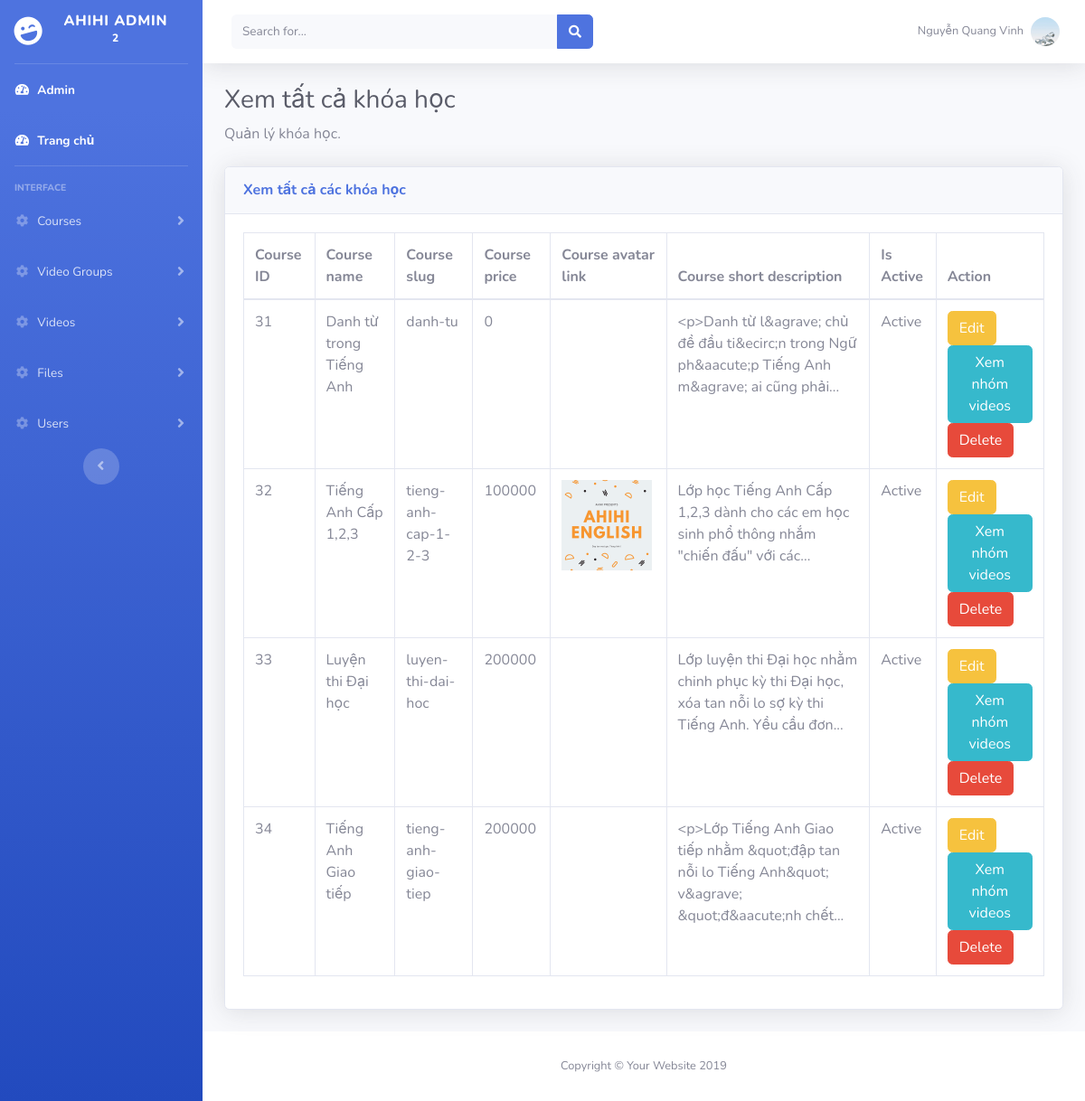
The page /horizontal/admin/pages/courses/courses_view.php (signed in) on the database its author committed.
### tables this page shows
CREATE TABLE `courses` (
  `id` int(2) UNSIGNED NOT NULL,
  `topic` varchar(20) NOT NULL,
  `type` varchar(20) NOT NULL,
  `name` varchar(80) NOT NULL,
  `slug` varchar(80) NOT NULL,
  `short_description` varchar(255) NOT NULL,
  `long_description` text NOT NULL,
  `thumbnail` varchar(255) NOT NULL,
  `old_price` double DEFAULT NULL,
  `price` double DEFAULT NULL,
  `remaining_slots` int(3) DEFAULT NULL,
  `inner_description` varchar(50) NOT NULL,
  `course_order` int(2) UNSIGNED NOT NULL DEFAULT 0,
  `user_id` int(2) UNSIGNED NOT NULL,
  `is_active` int(1) UNSIGNED NOT NULL DEFAULT 1
);

### horizontal/admin/includes/classes/Course.php (called while the page is built, shortened)
<?php
class Course {
    private $db;
    public function __construct($db)
    {
        $this->db = $db;
    }
    public function get_all_courses() {
        $sql = "SELECT * FROM courses";
        return $this->db->query($sql)->fetchAll();
    }
}
?>

### horizontal/includes/helpers.php (called while the page is built, shortened)
<?php
function substrwords($text, $maxchar, $end='...') {
    if (strlen($text) > $maxchar || $text == '') {
        $words = preg_split('/\s/', $text);
        $output = '';
        $i      = 0;
        while (1) {
            $length = strlen($output)+strlen($words[$i]);
            if ($length > $maxchar) {
                break;
            }
            else {
                $output .= " " . $words[$i];
                ++$i;
            }
        }
        $output .= $end;
    }
    else {
        $output = $text;
    }
    return $output;
}

### horizontal/admin/pages/courses/courses_view.php (the view, shortened to what this page needs)
<?php
include("../../../includes/connect_db.php");
include("../../../includes/helpers.php");
include("../../includes/classes/Course.php");
$course = new Course($db);
$all_courses = $course->get_all_courses();
?>
<?php include("../../partials/header.php"); ?>
<?php include("../../partials/sidebar.php"); ?>
    <?php include("../../partials/topbar.php") ?>
        <h1 class="h3 mb-2 text-gray-800">Xem tất cả khóa học</h1>
        <p class="mb-4">Quản lý khóa học</a>.</p>
        <div class="card shadow mb-4">
            <div class="card-header py-3">
                <h6 class="m-0 font-weight-bold text-primary">Xem tất cả các khóa học</h6>
            </div>
            <div class="card-body">
                <div class="table-responsive">
                    <table class="table table-bordered" id="dataTable" width="100%" cellspacing="0">
                        <thead>
                        <tr>
                            <th>Course ID</th>
                            <th>Course name</th>
                            <th>Course slug</th>
                            <th>Course price</th>
                            <th>Course avatar link</th>
                            <th>Course short description</th>
                            <th>Is Active</th>
                            <th>Action</th>
                        </tr>
                        </thead>
                        <tbody>
                        <?php
                        foreach ($all_courses as $course):
                            ?>
                            <tr>
                                <td><?= $course['id'] ?></td>
                                <td><?= $course['name'] ?></td>
                                <td><?= $course['slug'] ?></td>
                                <td><?= $course['price'] ?></td>
                                <td><img style="max-height: 100px;" src="<?= $course['thumbnail'] ?>" alt=""></td>
                                <td><?= substrwords($course['short_description'], 150) ?></td>
                                <td><?= $course['is_active'] ? "Active" : "Hidden" ?></td>
                                <td>
                                    <a class="btn btn-warning" href="courses_edit.php?id=<?= $course['id'] ?>">Edit</a>
                                    <a class="btn btn-info" href="../video_groups/video_groups_view.php?course_id=<?= $course['id'] ?>">Xem nhóm videos</a>
                                    <a href="courses_delete.php?id=<?= $course['id'] ?>" class="btn btn-danger" onclick="return confirm('Bạn có chắc muốn xóa không ?');">Delete</a>
                                </td>
                            </tr>
                        <?php endforeach; ?>
                        </tbody>
                    </table>
                </div>
            </div>
        </div>
<?php include("../../partials/footer.php") ?>

### horizontal/admin/partials/header.php (shortened to what this page needs)
<!DOCTYPE html>
<html lang="en">
<head>
    <link href="<?= SERVER_PATH ?>assets/vendor/fontawesome-free/css/all.min.css" rel="stylesheet" type="text/css">
    <link href="<?= SERVER_PATH ?>assets/css/sb-admin-2.min.css" rel="stylesheet">
</head>
<body id="page-top">
<div id="wrapper">

### horizontal/admin/partials/sidebar.php (shortened to what this page needs)
<ul class="navbar-nav bg-gradient-primary sidebar sidebar-dark accordion" id="accordionSidebar">
    <a class="sidebar-brand d-flex align-items-center justify-content-center" href="/admin/index.php">
        <div class="sidebar-brand-icon rotate-n-15">
            <i class="fas fa-laugh-wink"></i>
        </div>
        <div class="sidebar-brand-text mx-3">Ahihi Admin <sup>2</sup></div>
    </a>
    <hr class="sidebar-divider my-0">
    <li class="nav-item active">
        <a class="nav-link" href="/admin/index.php">
            <i class="fas fa-fw fa-tachometer-alt"></i>
            <span>Admin</span>
        </a>
        <a class="nav-link" href="/index.php">
            <i class="fas fa-fw fa-tachometer-alt"></i>
            <span>Trang chủ</span>
        </a>
    </li>
    <hr class="sidebar-divider">
    <div class="sidebar-heading">
        Interface
    </div>
    <li class="nav-item">
        <a class="nav-link collapsed" href="#" data-toggle="collapse" data-target="#collapseOne" aria-expanded="true"
           aria-controls="collapseTwo">
            <i class="fas fa-fw fa-cog"></i>
            <span>Courses</span>
        </a>
    </li>
    <li class="nav-item">
        <a class="nav-link collapsed" href="#" data-toggle="collapse" data-target="#collapseTwo" aria-expanded="true"
           aria-controls="collapseTwo">
            <i class="fas fa-fw fa-cog"></i>
            <span>Video Groups</span>
        </a>
    </li>
    <li class="nav-item">
        <a class="nav-link collapsed" href="#" data-toggle="collapse" data-target="#collapseThree" aria-expanded="true"
           aria-controls="collapseThree">
            <i class="fas fa-fw fa-cog"></i>
            <span>Videos</span>
        </a>
    </li>
    <li class="nav-item">
        <a class="nav-link collapsed" href="#" data-toggle="collapse" data-target="#collapseFour" aria-expanded="true"
           aria-controls="collapseThree">
            <i class="fas fa-fw fa-cog"></i>
            <span>Files</span>
        </a>
    </li>
    <li class="nav-item">
        <a class="nav-link collapsed" href="#" data-toggle="collapse" data-target="#collapseFive" aria-expanded="true"
           aria-controls="collapseThree">
            <i class="fas fa-fw fa-cog"></i>
            <span>Users</span>
        </a>
    </li>
    <div class="text-center d-none d-md-inline">
        <button class="rounded-circle border-0" id="sidebarToggle"></button>
    </div>
</ul>

### horizontal/admin/partials/topbar.php (shortened to what this page needs)
<div id="content-wrapper" class="d-flex flex-column">
    <div id="content">
        <nav class="navbar navbar-expand navbar-light bg-white topbar mb-4 static-top shadow">
            <form class="d-none d-sm-inline-block form-inline mr-auto ml-md-3 my-2 my-md-0 mw-100 navbar-search">
                <div class="input-group">
                    <input type="text" class="form-control bg-light border-0 small" placeholder="Search for..."
                           aria-label="Search" aria-describedby="basic-addon2">
                    <div class="input-group-append">
                        <button class="btn btn-primary" type="button">
                            <i class="fas fa-search fa-sm"></i>
                        </button>
                    </div>
                </div>
            </form>
            <ul class="navbar-nav ml-auto">
                <li class="nav-item dropdown no-arrow">
                    <a class="nav-link dropdown-toggle" href="#" id="userDropdown" role="button" data-toggle="dropdown"
                       aria-haspopup="true" aria-expanded="false">
                        <span class="mr-2 d-none d-lg-inline text-gray-600 small"><?= $_SESSION['user']['full_name']  ?></span>
                        <img class="img-profile rounded-circle" src="../img/login-background.jpg">
                    </a>
                </li>
            </ul>
        </nav>
        <div class="container-fluid">

### horizontal/admin/partials/footer.php (shortened to what this page needs)
</div>
</div>
<footer class="sticky-footer bg-white">
    <div class="container my-auto">
        <div class="copyright text-center my-auto">
            <span>Copyright &copy; Your Website 2019</span>
        </div>
    </div>
</footer>
</div>
</div>
</body>
</html>

### rows shown on the page
courses: id "31", name "Danh từ trong Tiếng Anh", slug "danh-tu", price "0", short_description "<p>Danh từ l&agrave; chủ đề đầu ti&ecirc;n trong Ngữ ph&aacute;p Tiếng Anh m&agrave; ai cũng phải...", is_active "Active"
courses: id "32", name "Tiếng Anh Cấp 1,2,3", slug "tieng-anh-cap-1-2-3", price "100000", thumbnail (picture), short_description "Lớp học Tiếng Anh Cấp 1,2,3 dành cho các em học sinh phổ thông nhắm \"chiến đấu\" với các...", is_active "Active"
courses: id "33", name "Luyện thi Đại học", slug "luyen-thi-dai-hoc", price "200000", short_description "Lớp luyện thi Đại học nhằm chinh phục kỳ thi Đại học, xóa tan nỗi lo sợ kỳ thi Tiếng Anh. Yều cầu đơn...", is_active "Active"
courses: id "34", name "Tiếng Anh Giao tiếp", slug "tieng-anh-giao-tiep", price "200000", short_description "<p>Lớp Tiếng Anh Giao tiếp nhằm &quot;đập tan nỗi lo Tiếng Anh&quot; v&agrave; &quot;đ&aacute;nh chết...", is_active "Active"

### other values the page prints
$_SESSION['user']['full_name'] "Nguyễn Quang Vinh"
